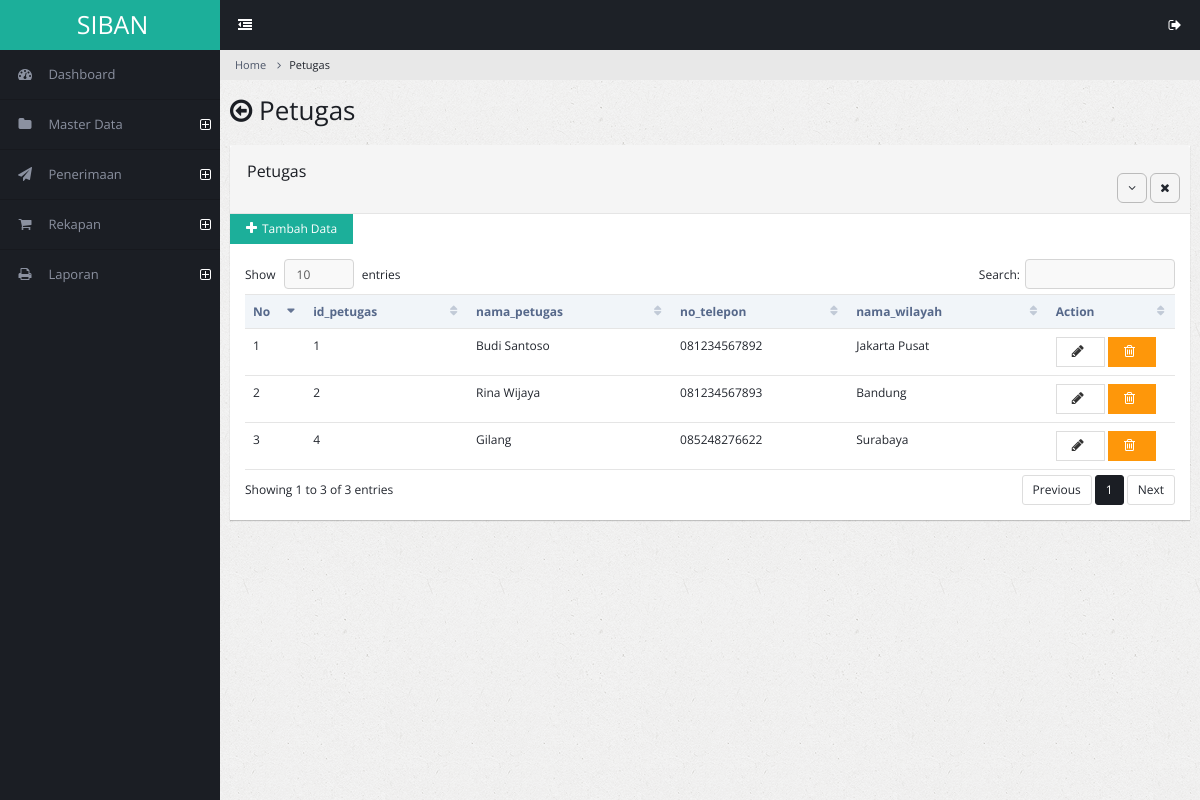
The app's page /admin/petugas.php (signed in) with its own data.
### tables this page shows
CREATE TABLE `petugas` (
  `id_petugas` int(11) NOT NULL,
  `nama_petugas` varchar(100) NOT NULL,
  `no_telepon` varchar(15) DEFAULT NULL,
  `id_wilayah` int(11) DEFAULT NULL
);

CREATE TABLE `wilayah` (
  `id_wilayah` int(11) NOT NULL,
  `nama_wilayah` varchar(100) NOT NULL,
  `keterangan` text
);

### admin/petugas.php (the view, shortened to what this page needs)
<?php
include "koneksi.php";
?>
<!DOCTYPE html>
<html lang="en">
<head>
        <link rel="stylesheet" type="text/css" id="theme" href="css/theme-default.css"/>
    </head>
    <body>
        <div class="page-container">
            <div class="page-sidebar">
                <?php include 'menu.php'; ?>
            </div>
            <div class="page-content">
                <ul class="x-navigation x-navigation-horizontal x-navigation-panel">
                    <li class="xn-icon-button">
                        <a href="#" class="x-navigation-minimize"><span class="fa fa-dedent"></span></a>
                    </li>
                    <li class="xn-icon-button pull-right">
                        <a href="#" class="mb-control" data-box="#mb-signout"><span class="fa fa-sign-out"></span></a>
                    </li>
                </ul>
                <ul class="breadcrumb">
                    <li><a href="#">Home</a></li>
                    <li class="active">Petugas</a></li>
                </ul>
                <div class="page-title">
                    <h2><span class="fa fa-arrow-circle-o-left"></span> Petugas</h2>
                </div>
                <div class="page-content-wrap">
                    <div class="row">
                        <div class="col-md-12">
                            <div class="panel panel-default">
                                <div class="panel-heading">
                                    <h3 class="panel-title">Petugas</h3><br>
                                    <ul class="panel-controls">
                                        <li><a href="#" class="panel-collapse"><span class="fa fa-angle-down"></span></a></li>
                                        <li><a href="#" class="panel-remove"><span class="fa fa-times"></span></a></li>
                                    </ul>
                                </div>
                                <a href="petugas-add"><button class="btn btn-info"><i class="fa fa-plus"></i>Tambah Data</button> </a>
                                <div class="panel-body">
                                    <table class="table datatable">
                                        <thead>
                                            <tr>
                                                <th width="70">No</th>
                                                <th>id_petugas</th>
                                                <th>nama_petugas</th>
                                                <th>no_telepon</th>
                                                <th>nama_wilayah</th>
                                                <th width="130">Action</th>
                                            </tr>
                                        </thead>
<?php
                        $querymatakuliah = mysqli_query ($konek, "SELECT * FROM petugas
                                                                    INNER JOIN wilayah ON wilayah.id_wilayah = petugas.id_wilayah");
                        $no = 0;
                        while($matakuliah = mysqli_fetch_array($querymatakuliah)){
                            $no++;
                            echo "
                                <tr>
                                    <td>$no</td>
                                    <td>$matakuliah[id_petugas]</td>
                                    <td>$matakuliah[nama_petugas]</td>
                                    <td>$matakuliah[no_telepon]</td>
                                    <td>$matakuliah[nama_wilayah]</td>
                                    <td>
                                    <a href='petugas-edit.php?id_petugas=$matakuliah[id_petugas]' id_petugas='$matakuliah[id_petugas]'><button class='btn btn-default'><i class='fa fa-pencil'></i></button></a>
                                    <a href='petugas-delete.php?id_petugas=$matakuliah[id_petugas]'<button class='btn btn-warning'><i class='fa fa-trash-o'></i></button></a>
                                    </td>
                                </tr>
                                ";
                        }
                    ?>
                                    </table>
                                </div>
                            </div>
                        </div>
                    </div>
                </div>
            </div>
        </div>
    </body>
</html>

### records on screen
petugas: id_petugas "1", nama_petugas "Budi Santoso", no_telepon "081234567892", id_wilayah.nama_wilayah "Jakarta Pusat"
petugas: id_petugas "2", nama_petugas "Rina Wijaya", no_telepon "081234567893", id_wilayah.nama_wilayah "Bandung"
petugas: id_petugas "4", nama_petugas "Gilang", no_telepon "085248276622", id_wilayah.nama_wilayah "Surabaya"
